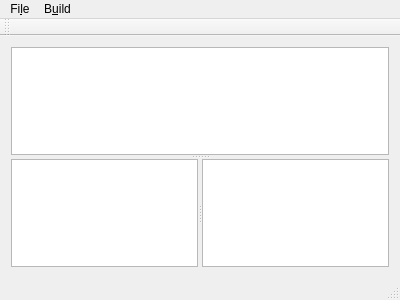
<?xml version="1.0" encoding="UTF-8"?>
<ui version="4.0">
 <class>MainWindow</class>
 <widget class="QMainWindow" name="MainWindow">
  <property name="geometry">
   <rect>
    <x>0</x>
    <y>0</y>
    <width>400</width>
    <height>300</height>
   </rect>
  </property>
  <property name="windowTitle">
   <string>MainWindow</string>
  </property>
  <widget class="QWidget" name="centralWidget">
   <layout class="QGridLayout" name="gridLayout">
    <item row="0" column="0">
     <widget class="QSplitter" name="splitter_2">
      <property name="orientation">
       <enum>Qt::Vertical</enum>
      </property>
      <widget class="QPlainTextEdit" name="textEditCode"/>
      <widget class="QSplitter" name="splitter">
       <property name="orientation">
        <enum>Qt::Horizontal</enum>
       </property>
       <widget class="QTableWidget" name="tableWidget"/>
       <widget class="QPlainTextEdit" name="textEditDebug"/>
      </widget>
     </widget>
    </item>
   </layout>
  </widget>
  <widget class="QMenuBar" name="menuBar">
   <property name="geometry">
    <rect>
     <x>0</x>
     <y>0</y>
     <width>400</width>
     <height>30</height>
    </rect>
   </property>
   <widget class="QMenu" name="menuFile">
    <property name="title">
     <string>Fi&amp;le</string>
    </property>
    <addaction name="actionOpen"/>
    <addaction name="actionSave"/>
   </widget>
   <widget class="QMenu" name="menuBuild">
    <property name="title">
     <string>B&amp;uild</string>
    </property>
    <addaction name="actionCompile"/>
    <addaction name="actionRun"/>
    <addaction name="separator"/>
    <addaction name="actionDebug"/>
    <addaction name="actionStep"/>
   </widget>
   <addaction name="menuFile"/>
   <addaction name="menuBuild"/>
  </widget>
  <widget class="QToolBar" name="mainToolBar">
   <attribute name="toolBarArea">
    <enum>TopToolBarArea</enum>
   </attribute>
   <attribute name="toolBarBreak">
    <bool>false</bool>
   </attribute>
  </widget>
  <widget class="QStatusBar" name="statusBar"/>
  <action name="actionOpen">
   <property name="text">
    <string>&amp;Open</string>
   </property>
  </action>
  <action name="actionSave">
   <property name="text">
    <string>&amp;Save</string>
   </property>
  </action>
  <action name="actionCompile">
   <property name="text">
    <string>&amp;Compile</string>
   </property>
  </action>
  <action name="actionRun">
   <property name="text">
    <string>&amp;Run</string>
   </property>
  </action>
  <action name="actionDebug">
   <property name="text">
    <string>&amp;Debug</string>
   </property>
  </action>
  <action name="actionStep">
   <property name="text">
    <string>Step</string>
   </property>
  </action>
 </widget>
 <layoutdefault spacing="6" margin="11"/>
 <resources/>
 <connections/>
</ui>
